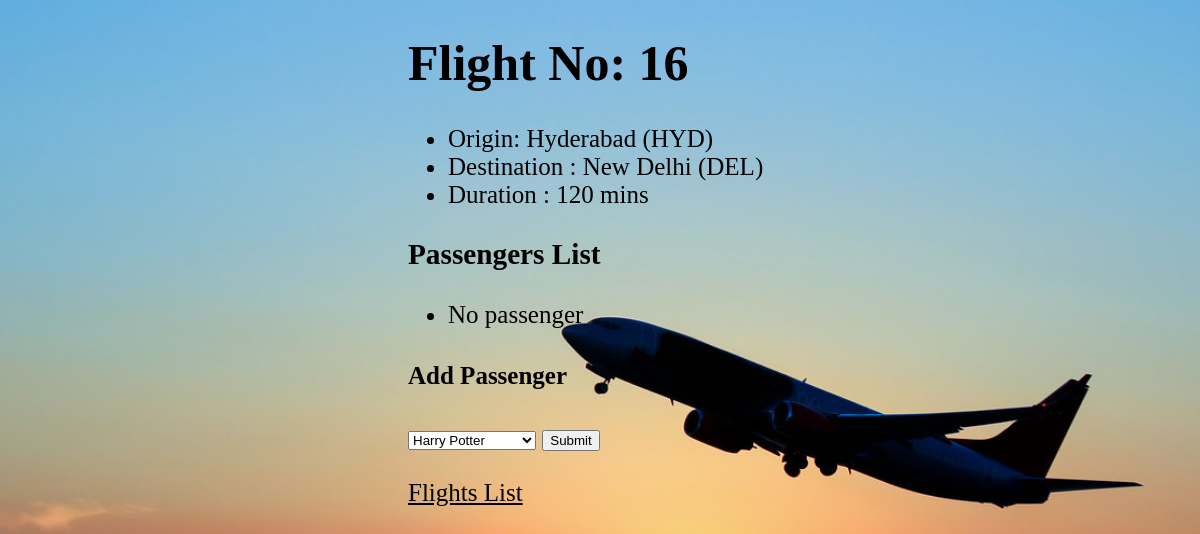
The app's page /flights/16 with its own data.
### flights/models.py (models this page shows, shortened)
class Flight(models.Model):
    origin = models.ForeignKey(Airport, on_delete=models.CASCADE, related_name="departures")
    destination = models.ForeignKey(Airport, on_delete=models.CASCADE, related_name="arrivals")
    duration = models.IntegerField()

class Airport(models.Model):
    code = models.CharField(max_length=3)
    city = models.CharField(max_length=64)
    def __str__(self):
        return f"{self.city} ({self.code})"

### flights/views.py (the view)
# urls.py: path("<int:flight_id>",views.flight,name="flight"),
def flight(request,flight_id):
    flight=Flight.objects.get(pk=flight_id)
    return render(request,"flights/flight.html",{
        "flight":flight,
        "passengers":flight.passenger.all(),
        "non_passengers":Passenger.objects.exclude(flights=flight).all()
    })

### flights/models.py (called while the page is built)
    def __str__(self):
        return f"{self.first} {self.last}"

### flights/templates/flights/flight.html (shortened to what this page needs)
{% extends "flights/layout.html" %}
{% block body %}
  <h1> Flight No: {{flight.id}} </h1>
  <ul>
    <li> Origin: {{flight.origin}} </li>
    <li> Destination : {{flight.destination}} </li>
    <li>Duration : {{flight.duration}} mins</li>
  </ul>
  <h3>Passengers List</h3>
  <ul>
    {% for passenger in passengers %}
      <li>{{ passenger }}</li>
    {% empty %}
      <li>No passenger</li>
    {% endfor %}
  </ul>
<h4>Add Passenger</h4>
<form action="{% url 'book' flight.id %}" method="post">
  <select name="passenger">
    {% for passenger in non_passengers %}
      <option value="{{ passenger.id }}">{{ passenger }}</option>
    {% endfor %}
  </select>
  <input type="submit">
</form><br>
<a href="{% url 'indx' %}" style="color:black;">Flights List</a>
{% endblock %}

### flights/static/css/flight.css (style rules this page uses)
html { background-image: url('../images/img3.jpg'); background-position: center; height: 100%; background-size: cover; background-repeat: no-repeat; font-size: 25px; padding-left: 400px; }

### records on screen
Flight: id "16", origin "Hyderabad (HYD)", destination "New Delhi (DEL)", duration "120"

### other values on screen
form field passenger "Harry Potter"
